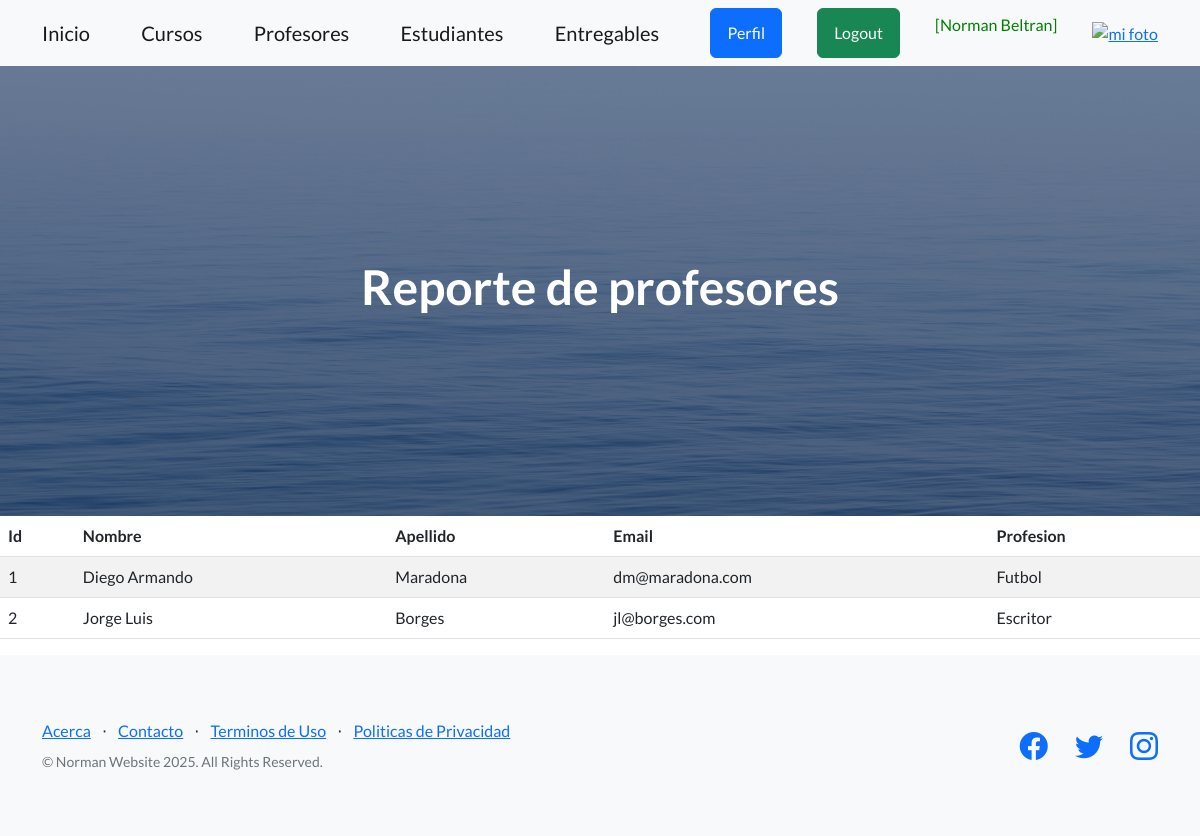
Screenshot of /app/profesores/ (signed in) with the database file from the repository.
### aplicacion/models.py (models this page shows, shortened)
class Profesor(models.Model):
    nombre = models.CharField(max_length=50)
    apellido = models.CharField(max_length=50)
    email = models.EmailField()
    profesion = models.CharField(max_length=50)

### aplicacion/views.py (the view)
# urls.py: path("profesores/",  views.profesores, name="profesores"),
@login_required
def profesores(request):
    profesores = Profesor.objects.all()
    return render(request, "aplicacion/profesores.html", {"profesores": profesores})

### aplicacion/templates/aplicacion/profesores.html
{% extends 'aplicacion/index.html' %}
{% block titulo %}
<h1>Reporte de profesores</h1>
{% endblock titulo %}
{% block contenido %}
<table class="table table-striped">
    <thead>
        <tr>
            <th>Id</th>
            <th>Nombre</th>
            <th>Apellido</th>
            <th>Email</th>
            <th>Profesion</th>
        </tr>
    </thead>
    <tbody>
    {% for p in profesores  %}
        <tr>
            <td>{{ p.id }}</td>
            <td>{{ p.nombre }}</td>
            <td>{{ p.apellido }}</td>
            <td>{{ p.email }}</td>
            <td>{{ p.profesion }}</td>
        </tr>
    {% endfor %}
    </tbody>
</table>
{% endblock contenido %}

### aplicacion/templates/aplicacion/index.html (shortened to what this page needs)
<!DOCTYPE html>
<html lang="en">
    <head>
        {% load static %}
        <link href="https://cdn.jsdelivr.net/npm/bootstrap-icons@1.5.0/font/bootstrap-icons.css" rel="stylesheet" type="text/css" />
        <link href="{% static 'css/styles.css' %}" rel="stylesheet" />
        <link rel="stylesheet" href="https://cdnjs.cloudflare.com/ajax/libs/font-awesome/6.4.0/css/all.min.css">
    </head>
    <body>
        <nav class="navbar navbar-light bg-light static-top">
            <div class="container">
                <a class="navbar-brand" href="">Inicio</a>
                <a class="navbar-brand" href="">Cursos</a>
                <a class="navbar-brand" href="{% url 'profesores' %}">Profesores</a>
                <a class="navbar-brand" href="{% url 'estudiantes' %}">Estudiantes</a>
                <a class="navbar-brand" href="">Entregables</a>
                {% if user.is_authenticated %}
                    <a class="btn btn-primary" href="{% url 'perfil' %}">Perfil</a>
                    <a class="btn btn-success" href="#" onclick="event.preventDefault(); document.getElementById('logout-form').submit();">Logout</a>
                    <p style="color:green"> [{{user.first_name}} {{user.last_name}}]</p>
                                    <div class="text-center">
                    <a href="{% url 'agregar_avatar' %}"><img src="{{ request.session.avatar }}" height="40px" weight="40px" alt="mi foto"></a>
                </div>
                {% else %}
                    <a class="btn btn-primary" href="{% url 'login' %}">Login</a>
                    <a class="btn btn-success" href="{% url 'registro' %}">Registrarse</a>
                {% endif %}
            </div>
        </nav>
        <header class="masthead">
            <div class="container position-relative">
                <div class="row justify-content-center">
                    <div class="col-xl-6">
                        <div class="text-center text-white">
                            {% block titulo %}{% endblock titulo %}
                        </div>
                    </div>
                </div>
            </div>
        </header>
        {% block contenido %}
        {% endblock contenido %}
        <footer class="footer bg-light">
            <div class="container">
                <div class="row">
                    <div class="col-lg-6 h-100 text-center text-lg-start my-auto">
                        <ul class="list-inline mb-2">
                            <li class="list-inline-item"><a href="">Acerca</a></li>
                            <li class="list-inline-item">⋅</li>
                            <li class="list-inline-item"><a href="#!">Contacto</a></li>
                            <li class="list-inline-item">⋅</li>
                            <li class="list-inline-item"><a href="#!">Terminos de Uso</a></li>
                            <li class="list-inline-item">⋅</li>
                            <li class="list-inline-item"><a href="#!">Politicas de Privacidad</a></li>
                        </ul>
                        <p class="text-muted small mb-4 mb-lg-0">&copy; Norman Website 2025. All Rights Reserved.</p>
                    </div>
                    <div class="col-lg-6 h-100 text-center text-lg-end my-auto">
                        <ul class="list-inline mb-0">
                            <li class="list-inline-item me-4">
                                <a href="#!"><i class="bi-facebook fs-3"></i></a>
                            </li>
                            <li class="list-inline-item me-4">
                                <a href="#!"><i class="bi-twitter fs-3"></i></a>
                            </li>
                            <li class="list-inline-item">
                                <a href="#!"><i class="bi-instagram fs-3"></i></a>
                            </li>
                        </ul>
                    </div>
                </div>
            </div>
        </footer>
    </body>
</html>

### rows the page displays
Profesor: id "1", nombre "Diego Armando", apellido "Maradona", email "dm@maradona.com", profesion "Futbol"
Profesor: id "2", nombre "Jorge Luis", apellido "Borges", email "jl@borges.com", profesion "Escritor"

### other values shown
{{ user.first_name }} "Norman"
{{ user.last_name }} "Beltran"
